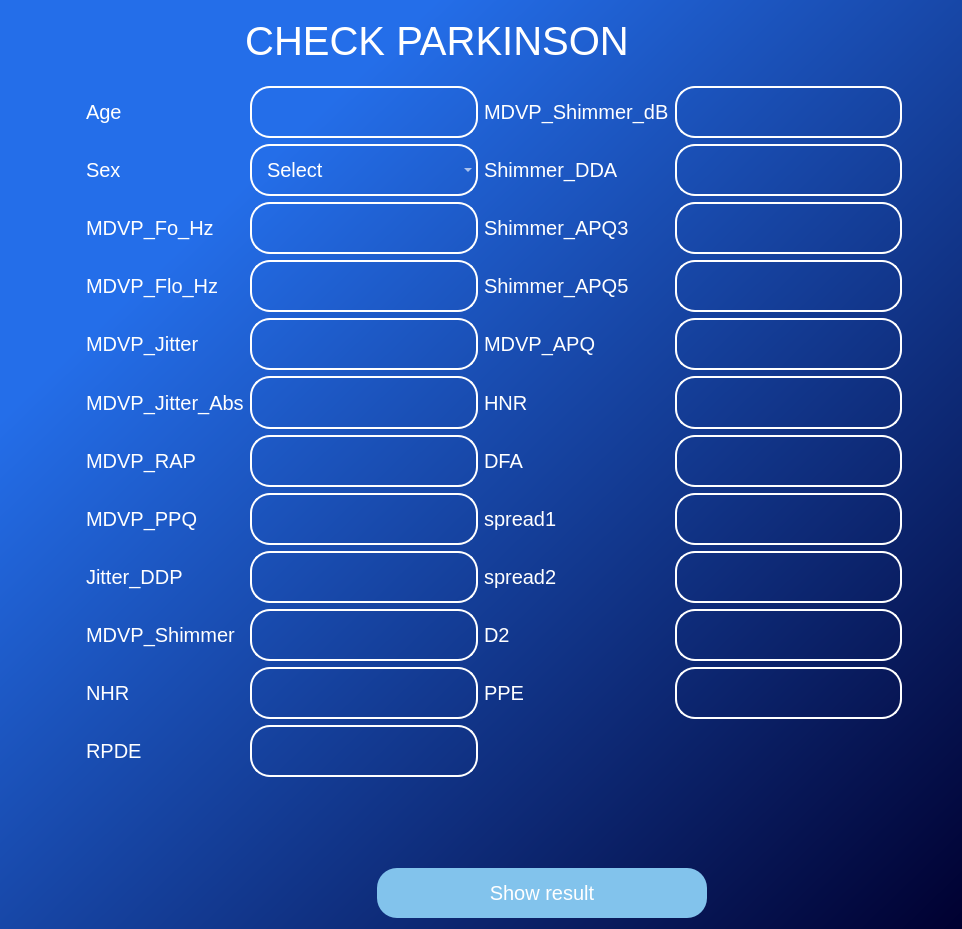
<?xml version="1.0" encoding="UTF-8"?>
<ui version="4.0">
 <class>Form</class>
 <widget class="QWidget" name="Form">
  <property name="geometry">
   <rect>
    <x>0</x>
    <y>0</y>
    <width>962</width>
    <height>929</height>
   </rect>
  </property>
  <property name="windowTitle">
   <string>Form</string>
  </property>
  <property name="styleSheet">
   <string notr="true">background-color: qlineargradient(spread:pad, x1:1, y1:1, x2:0, y2:0, stop:0 rgba(0, 0, 48, 255), stop:0.774011 rgba(36, 110, 233, 255));
font-family:Ubuntu;
font-size: 20px;
	color:white;
</string>
  </property>
  <layout class="QGridLayout" name="gridLayout_2">
   <item row="1" column="1" rowspan="2" colspan="6">
    <widget class="QGroupBox" name="groupBox">
     <property name="minimumSize">
      <size>
       <width>330</width>
       <height>450</height>
      </size>
     </property>
     <property name="autoFillBackground">
      <bool>false</bool>
     </property>
     <property name="styleSheet">
      <string notr="true"> border-color:transparent;
border-radius:10px;
background-color:transparent;</string>
     </property>
     <property name="title">
      <string/>
     </property>
     <property name="flat">
      <bool>true</bool>
     </property>
     <property name="checkable">
      <bool>false</bool>
     </property>
     <layout class="QGridLayout" name="gridLayout">
      <item row="5" column="0">
       <widget class="QLabel" name="label_6">
        <property name="styleSheet">
         <string notr="true">background-color: rgb(255, 255, 255,0);</string>
        </property>
        <property name="text">
         <string>MDVP_Jitter_Abs</string>
        </property>
       </widget>
      </item>
      <item row="1" column="3">
       <widget class="QLineEdit" name="Shimmer_DDA_lin">
        <property name="minimumSize">
         <size>
          <width>0</width>
          <height>49</height>
         </size>
        </property>
        <property name="styleSheet">
         <string notr="true">background:transparent;
  border-radius: 20px;
color:#ffffff	;
 border: 2px solid  #ffffff;
font-size:20px;
padding:15px;

</string>
        </property>
       </widget>
      </item>
      <item row="6" column="0">
       <widget class="QLabel" name="label_7">
        <property name="styleSheet">
         <string notr="true">background-color: rgb(255, 255, 255,0);</string>
        </property>
        <property name="text">
         <string>MDVP_RAP</string>
        </property>
       </widget>
      </item>
      <item row="8" column="0">
       <widget class="QLabel" name="label_10">
        <property name="styleSheet">
         <string notr="true">background-color: rgb(255, 255, 255,0);</string>
        </property>
        <property name="text">
         <string>Jitter_DDP</string>
        </property>
       </widget>
      </item>
      <item row="3" column="2">
       <widget class="QLabel" name="label_14">
        <property name="minimumSize">
         <size>
          <width>171</width>
          <height>0</height>
         </size>
        </property>
        <property name="styleSheet">
         <string notr="true">background-color: rgb(255, 255, 255,0);</string>
        </property>
        <property name="text">
         <string>Shimmer_APQ5</string>
        </property>
       </widget>
      </item>
      <item row="11" column="0">
       <widget class="QLabel" name="label_23">
        <property name="styleSheet">
         <string notr="true">background-color: rgb(255, 255, 255,0);</string>
        </property>
        <property name="text">
         <string>RPDE</string>
        </property>
       </widget>
      </item>
      <item row="2" column="2">
       <widget class="QLabel" name="label_13">
        <property name="minimumSize">
         <size>
          <width>171</width>
          <height>0</height>
         </size>
        </property>
        <property name="styleSheet">
         <string notr="true">background-color: rgb(255, 255, 255,0);</string>
        </property>
        <property name="text">
         <string>Shimmer_APQ3</string>
        </property>
       </widget>
      </item>
      <item row="7" column="0">
       <widget class="QLabel" name="label_8">
        <property name="styleSheet">
         <string notr="true">background-color: rgb(255, 255, 255,0);</string>
        </property>
        <property name="text">
         <string>MDVP_PPQ</string>
        </property>
       </widget>
      </item>
      <item row="10" column="1">
       <widget class="QLineEdit" name="NHR_lin">
        <property name="minimumSize">
         <size>
          <width>0</width>
          <height>49</height>
         </size>
        </property>
        <property name="styleSheet">
         <string notr="true">background:transparent;
  border-radius: 20px;
color:#ffffff	;
 border: 2px solid  #ffffff;
font-size:20px;
padding:15px;

</string>
        </property>
       </widget>
      </item>
      <item row="6" column="3">
       <widget class="QLineEdit" name="DFA_lin">
        <property name="minimumSize">
         <size>
          <width>0</width>
          <height>49</height>
         </size>
        </property>
        <property name="styleSheet">
         <string notr="true">background:transparent;
  border-radius: 20px;
color:#ffffff	;
 border: 2px solid  #ffffff;
font-size:20px;
padding:15px;

</string>
        </property>
       </widget>
      </item>
      <item row="4" column="0">
       <widget class="QLabel" name="label_5">
        <property name="styleSheet">
         <string notr="true">background-color: rgb(255, 255, 255,0);</string>
        </property>
        <property name="text">
         <string>MDVP_Jitter</string>
        </property>
       </widget>
      </item>
      <item row="8" column="3">
       <widget class="QLineEdit" name="spread2_lin">
        <property name="minimumSize">
         <size>
          <width>0</width>
          <height>49</height>
         </size>
        </property>
        <property name="styleSheet">
         <string notr="true">background:transparent;
  border-radius: 20px;
color:#ffffff	;
 border: 2px solid  #ffffff;
font-size:20px;
padding:15px;

</string>
        </property>
       </widget>
      </item>
      <item row="7" column="1">
       <widget class="QLineEdit" name="MDVP_PPQ_lin">
        <property name="minimumSize">
         <size>
          <width>0</width>
          <height>49</height>
         </size>
        </property>
        <property name="styleSheet">
         <string notr="true">background:transparent;
  border-radius: 20px;
color:#ffffff	;
 border: 2px solid  #ffffff;
font-size:20px;
padding:15px;

</string>
        </property>
       </widget>
      </item>
      <item row="5" column="3">
       <widget class="QLineEdit" name="HNR_lin">
        <property name="minimumSize">
         <size>
          <width>0</width>
          <height>49</height>
         </size>
        </property>
        <property name="styleSheet">
         <string notr="true">background:transparent;
  border-radius: 20px;
color:#ffffff	;
 border: 2px solid  #ffffff;
font-size:20px;
padding:15px;

</string>
        </property>
       </widget>
      </item>
      <item row="3" column="1">
       <widget class="QLineEdit" name="MDVP_Flo_Hz_lin">
        <property name="minimumSize">
         <size>
          <width>0</width>
          <height>49</height>
         </size>
        </property>
        <property name="styleSheet">
         <string notr="true">background:transparent;
  border-radius: 20px;
color:#ffffff	;
 border: 2px solid  #ffffff;
font-size:20px;
padding:15px;

</string>
        </property>
       </widget>
      </item>
      <item row="0" column="0">
       <widget class="QLabel" name="label">
        <property name="styleSheet">
         <string notr="true">background-color: rgb(255, 255, 255,0);</string>
        </property>
        <property name="text">
         <string>Age</string>
        </property>
       </widget>
      </item>
      <item row="1" column="1">
       <widget class="QComboBox" name="sex_comboBox">
        <property name="minimumSize">
         <size>
          <width>0</width>
          <height>49</height>
         </size>
        </property>
        <property name="styleSheet">
         <string notr="true">background:transparent;
  border-radius: 20px;
color:#ffffff	;
 border: 2px solid  #ffffff;
font-size:20px;
padding:15px;

</string>
        </property>
        <item>
         <property name="text">
          <string>Select</string>
         </property>
        </item>
        <item>
         <property name="text">
          <string>Male</string>
         </property>
         <property name="icon">
          <iconset>
           <normaloff>:/icons/icons/male.png</normaloff>:/icons/icons/male.png</iconset>
         </property>
        </item>
        <item>
         <property name="text">
          <string>Female</string>
         </property>
         <property name="icon">
          <iconset>
           <normaloff>:/icons/icons/female.png</normaloff>:/icons/icons/female.png</iconset>
         </property>
        </item>
       </widget>
      </item>
      <item row="5" column="2">
       <widget class="QLabel" name="label_16">
        <property name="styleSheet">
         <string notr="true">background-color: rgb(255, 255, 255,0);</string>
        </property>
        <property name="text">
         <string>HNR</string>
        </property>
       </widget>
      </item>
      <item row="11" column="1">
       <widget class="QLineEdit" name="RPDE_lin">
        <property name="minimumSize">
         <size>
          <width>0</width>
          <height>49</height>
         </size>
        </property>
        <property name="styleSheet">
         <string notr="true">background:transparent;
  border-radius: 20px;
color:#ffffff	;
 border: 2px solid  #ffffff;
font-size:20px;
padding:15px;

</string>
        </property>
       </widget>
      </item>
      <item row="2" column="1">
       <widget class="QLineEdit" name="MDVP_Fo_Hz_lin">
        <property name="minimumSize">
         <size>
          <width>0</width>
          <height>49</height>
         </size>
        </property>
        <property name="styleSheet">
         <string notr="true">background:transparent;
  border-radius: 20px;
color:#ffffff	;
 border: 2px solid  #ffffff;
font-size:20px;
padding:15px;

</string>
        </property>
       </widget>
      </item>
      <item row="1" column="2">
       <widget class="QLabel" name="label_12">
        <property name="styleSheet">
         <string notr="true">background-color: rgb(255, 255, 255,0);</string>
        </property>
        <property name="text">
         <string>Shimmer_DDA</string>
        </property>
       </widget>
      </item>
      <item row="9" column="0">
       <widget class="QLabel" name="label_9">
        <property name="styleSheet">
         <string notr="true">background-color: rgb(255, 255, 255,0);</string>
        </property>
        <property name="text">
         <string>MDVP_Shimmer</string>
        </property>
       </widget>
      </item>
      <item row="6" column="2">
       <widget class="QLabel" name="label_17">
        <property name="styleSheet">
         <string notr="true">background-color: rgb(255, 255, 255,0);</string>
        </property>
        <property name="text">
         <string>DFA</string>
        </property>
       </widget>
      </item>
      <item row="8" column="1">
       <widget class="QLineEdit" name="Jitter_DDP_lin">
        <property name="minimumSize">
         <size>
          <width>0</width>
          <height>49</height>
         </size>
        </property>
        <property name="styleSheet">
         <string notr="true">background:transparent;
  border-radius: 20px;
color:#ffffff	;
 border: 2px solid  #ffffff;
font-size:20px;
padding:15px;

</string>
        </property>
       </widget>
      </item>
      <item row="0" column="1">
       <widget class="QLineEdit" name="age_lin">
        <property name="minimumSize">
         <size>
          <width>0</width>
          <height>49</height>
         </size>
        </property>
        <property name="styleSheet">
         <string notr="true">background:transparent;
  border-radius: 20px;
color:#ffffff	;
 border: 2px solid  #ffffff;
font-size:20px;
padding:15px;

</string>
        </property>
       </widget>
      </item>
      <item row="2" column="3">
       <widget class="QLineEdit" name="Shimmer_APQ3">
        <property name="minimumSize">
         <size>
          <width>0</width>
          <height>49</height>
         </size>
        </property>
        <property name="styleSheet">
         <string notr="true">background:transparent;
  border-radius: 20px;
color:#ffffff	;
 border: 2px solid  #ffffff;
font-size:20px;
padding:15px;

</string>
        </property>
       </widget>
      </item>
      <item row="5" column="1">
       <widget class="QLineEdit" name="MDVP_Jitter_Abs_lin">
        <property name="minimumSize">
         <size>
          <width>0</width>
          <height>49</height>
         </size>
        </property>
        <property name="styleSheet">
         <string notr="true">background:transparent;
  border-radius: 20px;
color:#ffffff	;
 border: 2px solid  #ffffff;
font-size:20px;
padding:15px;

</string>
        </property>
       </widget>
      </item>
      <item row="2" column="0">
       <widget class="QLabel" name="label_3">
        <property name="styleSheet">
         <string notr="true">background-color: rgb(255, 255, 255,0);</string>
        </property>
        <property name="text">
         <string>MDVP_Fo_Hz</string>
        </property>
       </widget>
      </item>
      <item row="3" column="3">
       <widget class="QLineEdit" name="Shimmer_APQ5">
        <property name="minimumSize">
         <size>
          <width>0</width>
          <height>49</height>
         </size>
        </property>
        <property name="styleSheet">
         <string notr="true">background:transparent;
  border-radius: 20px;
color:#ffffff	;
 border: 2px solid  #ffffff;
font-size:20px;
padding:15px;

</string>
        </property>
       </widget>
      </item>
      <item row="7" column="3">
       <widget class="QLineEdit" name="spread1_lin">
        <property name="minimumSize">
         <size>
          <width>0</width>
          <height>49</height>
         </size>
        </property>
        <property name="styleSheet">
         <string notr="true">background:transparent;
  border-radius: 20px;
color:#ffffff	;
 border: 2px solid  #ffffff;
font-size:20px;
padding:15px;

</string>
        </property>
       </widget>
      </item>
      <item row="4" column="2">
       <widget class="QLabel" name="label_15">
        <property name="styleSheet">
         <string notr="true">background-color: rgb(255, 255, 255,0);</string>
        </property>
        <property name="text">
         <string>MDVP_APQ</string>
        </property>
       </widget>
      </item>
      <item row="10" column="2">
       <widget class="QLabel" name="label_22">
        <property name="styleSheet">
         <string notr="true">background-color: rgb(255, 255, 255,0);</string>
        </property>
        <property name="text">
         <string>PPE</string>
        </property>
       </widget>
      </item>
      <item row="4" column="3">
       <widget class="QLineEdit" name="MDVP_APQ_lin">
        <property name="minimumSize">
         <size>
          <width>0</width>
          <height>49</height>
         </size>
        </property>
        <property name="styleSheet">
         <string notr="true">background:transparent;
  border-radius: 20px;
color:#ffffff	;
 border: 2px solid  #ffffff;
font-size:20px;
padding:15px;

</string>
        </property>
       </widget>
      </item>
      <item row="3" column="0">
       <widget class="QLabel" name="label_4">
        <property name="styleSheet">
         <string notr="true">background-color: rgb(255, 255, 255,0);</string>
        </property>
        <property name="text">
         <string>MDVP_Flo_Hz</string>
        </property>
       </widget>
      </item>
      <item row="9" column="1">
       <widget class="QLineEdit" name="MDVP_Shimmer_lin">
        <property name="minimumSize">
         <size>
          <width>0</width>
          <height>49</height>
         </size>
        </property>
        <property name="styleSheet">
         <string notr="true">background:transparent;
  border-radius: 20px;
color:#ffffff	;
 border: 2px solid  #ffffff;
font-size:20px;
padding:15px;

</string>
        </property>
       </widget>
      </item>
      <item row="0" column="2">
       <widget class="QLabel" name="label_11">
        <property name="styleSheet">
         <string notr="true">background-color: rgb(255, 255, 255,0);</string>
        </property>
        <property name="text">
         <string>MDVP_Shimmer_dB</string>
        </property>
       </widget>
      </item>
      <item row="8" column="2">
       <widget class="QLabel" name="label_19">
        <property name="styleSheet">
         <string notr="true">background-color: rgb(255, 255, 255,0);</string>
        </property>
        <property name="text">
         <string>spread2</string>
        </property>
       </widget>
      </item>
      <item row="6" column="1">
       <widget class="QLineEdit" name="MDVP_RAP_lin">
        <property name="minimumSize">
         <size>
          <width>0</width>
          <height>49</height>
         </size>
        </property>
        <property name="styleSheet">
         <string notr="true">background:transparent;
  border-radius: 20px;
color:#ffffff	;
 border: 2px solid  #ffffff;
font-size:20px;
padding:15px;

</string>
        </property>
       </widget>
      </item>
      <item row="4" column="1">
       <widget class="QLineEdit" name="MDVP_Jitter_lin">
        <property name="minimumSize">
         <size>
          <width>0</width>
          <height>49</height>
         </size>
        </property>
        <property name="styleSheet">
         <string notr="true">background:transparent;
  border-radius: 20px;
color:#ffffff	;
 border: 2px solid  #ffffff;
font-size:20px;
padding:15px;

</string>
        </property>
       </widget>
      </item>
      <item row="10" column="3">
       <widget class="QLineEdit" name="PPE_lin">
        <property name="minimumSize">
         <size>
          <width>0</width>
          <height>49</height>
         </size>
        </property>
        <property name="styleSheet">
         <string notr="true">background:transparent;
  border-radius: 20px;
color:#ffffff	;
 border: 2px solid  #ffffff;
font-size:20px;
padding:15px;

</string>
        </property>
       </widget>
      </item>
      <item row="1" column="0">
       <widget class="QLabel" name="label_2">
        <property name="styleSheet">
         <string notr="true">background-color: rgb(255, 255, 255,0);</string>
        </property>
        <property name="text">
         <string>Sex</string>
        </property>
       </widget>
      </item>
      <item row="9" column="3">
       <widget class="QLineEdit" name="D2_lin">
        <property name="minimumSize">
         <size>
          <width>0</width>
          <height>49</height>
         </size>
        </property>
        <property name="styleSheet">
         <string notr="true">background:transparent;
  border-radius: 20px;
color:#ffffff	;
 border: 2px solid  #ffffff;
font-size:20px;
padding:15px;

</string>
        </property>
       </widget>
      </item>
      <item row="7" column="2">
       <widget class="QLabel" name="label_18">
        <property name="styleSheet">
         <string notr="true">background-color: rgb(255, 255, 255,0);</string>
        </property>
        <property name="text">
         <string>spread1</string>
        </property>
       </widget>
      </item>
      <item row="9" column="2">
       <widget class="QLabel" name="label_20">
        <property name="styleSheet">
         <string notr="true">background-color: rgb(255, 255, 255,0);</string>
        </property>
        <property name="text">
         <string>D2</string>
        </property>
       </widget>
      </item>
      <item row="0" column="3">
       <widget class="QLineEdit" name="MDVP_Shimmer_dB_lin">
        <property name="minimumSize">
         <size>
          <width>0</width>
          <height>49</height>
         </size>
        </property>
        <property name="styleSheet">
         <string notr="true">background:transparent;
  border-radius: 20px;
color:#ffffff	;
 border: 2px solid  #ffffff;
font-size:20px;
padding:15px;

</string>
        </property>
       </widget>
      </item>
      <item row="10" column="0">
       <widget class="QLabel" name="label_21">
        <property name="styleSheet">
         <string notr="true">background-color: rgb(255, 255, 255,0);</string>
        </property>
        <property name="text">
         <string>NHR</string>
        </property>
       </widget>
      </item>
     </layout>
    </widget>
   </item>
   <item row="0" column="1">
    <spacer name="horizontalSpacer_3">
     <property name="orientation">
      <enum>Qt::Horizontal</enum>
     </property>
     <property name="sizeHint" stdset="0">
      <size>
       <width>172</width>
       <height>20</height>
      </size>
     </property>
    </spacer>
   </item>
   <item row="0" column="5" colspan="2">
    <spacer name="horizontalSpacer_4">
     <property name="orientation">
      <enum>Qt::Horizontal</enum>
     </property>
     <property name="sizeHint" stdset="0">
      <size>
       <width>287</width>
       <height>20</height>
      </size>
     </property>
    </spacer>
   </item>
   <item row="4" column="0" colspan="3">
    <spacer name="horizontalSpacer">
     <property name="orientation">
      <enum>Qt::Horizontal</enum>
     </property>
     <property name="sizeHint" stdset="0">
      <size>
       <width>40</width>
       <height>20</height>
      </size>
     </property>
    </spacer>
   </item>
   <item row="4" column="6">
    <spacer name="horizontalSpacer_2">
     <property name="orientation">
      <enum>Qt::Horizontal</enum>
     </property>
     <property name="sizeHint" stdset="0">
      <size>
       <width>173</width>
       <height>20</height>
      </size>
     </property>
    </spacer>
   </item>
   <item row="0" column="0">
    <widget class="QPushButton" name="back_btn">
     <property name="minimumSize">
      <size>
       <width>60</width>
       <height>60</height>
      </size>
     </property>
     <property name="maximumSize">
      <size>
       <width>60</width>
       <height>60</height>
      </size>
     </property>
     <property name="styleSheet">
      <string notr="true">QPushButton:pressed{
padding-left:5px;
padding-top:5px;
background-postion:calc(100% - 10px) center;}</string>
     </property>
     <property name="text">
      <string/>
     </property>
     <property name="icon">
      <iconset resource="app_resources.qrc">
       <normaloff>:/ICONS/icons/back-button.png</normaloff>:/ICONS/icons/back-button.png</iconset>
     </property>
     <property name="iconSize">
      <size>
       <width>60</width>
       <height>60</height>
      </size>
     </property>
     <property name="flat">
      <bool>true</bool>
     </property>
    </widget>
   </item>
   <item row="3" column="3" colspan="3">
    <widget class="QLabel" name="result_lbl">
     <property name="minimumSize">
      <size>
       <width>330</width>
       <height>70</height>
      </size>
     </property>
     <property name="maximumSize">
      <size>
       <width>330</width>
       <height>70</height>
      </size>
     </property>
     <property name="styleSheet">
      <string notr="true">color: rgb(255, 0, 0);

background-color: rgb(255, 255, 255,0);</string>
     </property>
     <property name="text">
      <string/>
     </property>
     <property name="alignment">
      <set>Qt::AlignCenter</set>
     </property>
    </widget>
   </item>
   <item row="4" column="3" colspan="3">
    <widget class="QPushButton" name="show_result_btn">
     <property name="minimumSize">
      <size>
       <width>330</width>
       <height>50</height>
      </size>
     </property>
     <property name="maximumSize">
      <size>
       <width>330</width>
       <height>50</height>
      </size>
     </property>
     <property name="styleSheet">
      <string notr="true">QPushButton{
color:white;

	background-color: rgb(130, 195, 236);
;border-radius: 20px;
}
QPushButton:pressed{
padding-left:5px;
padding-top:5px;
background-color:rgba(2, 65, 118, 100);
background-postion:calc(100% - 10px) center;}
</string>
     </property>
     <property name="text">
      <string>Show result</string>
     </property>
    </widget>
   </item>
   <item row="0" column="2" colspan="3">
    <widget class="QLabel" name="label_25">
     <property name="styleSheet">
      <string notr="true">background-color: rgb(85, 255, 127,0);
font-size:40px</string>
     </property>
     <property name="text">
      <string>CHECK PARKINSON</string>
     </property>
     <property name="alignment">
      <set>Qt::AlignCenter</set>
     </property>
    </widget>
   </item>
   <item row="2" column="0">
    <spacer name="horizontalSpacer_5">
     <property name="orientation">
      <enum>Qt::Horizontal</enum>
     </property>
     <property name="sizeHint" stdset="0">
      <size>
       <width>40</width>
       <height>20</height>
      </size>
     </property>
    </spacer>
   </item>
   <item row="1" column="7">
    <spacer name="horizontalSpacer_6">
     <property name="orientation">
      <enum>Qt::Horizontal</enum>
     </property>
     <property name="sizeType">
      <enum>QSizePolicy::Fixed</enum>
     </property>
     <property name="sizeHint" stdset="0">
      <size>
       <width>40</width>
       <height>20</height>
      </size>
     </property>
    </spacer>
   </item>
  </layout>
 </widget>
 <resources>
  <include location="app_resources.qrc"/>
 </resources>
 <connections/>
</ui>
